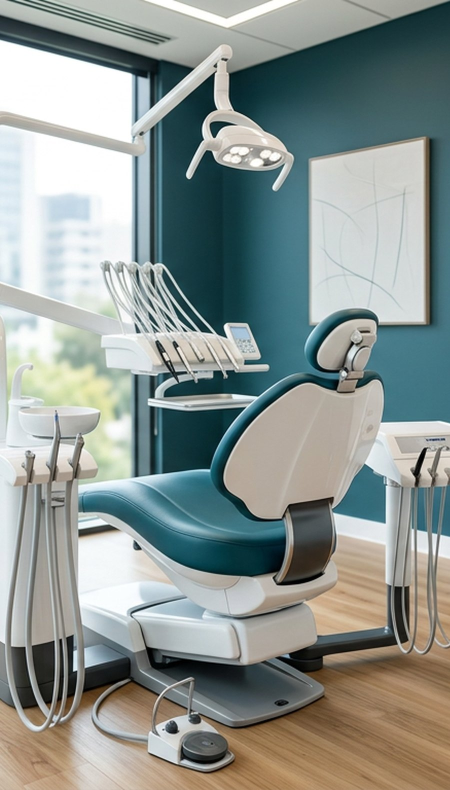
#> input picture clinic-hero.jpg, 900 x 1580 px, given in place of card_tooth_84_11.png, which was not available (shown at 1/2 size)
$ python build-info-card.py
#> lines starting #> are read from the running program, lines starting #| are printed output that depends on the picture
#!/usr/bin/env python3
# -*- coding: utf-8 -*-
"""
Dinç Diş Kliniği — bilgilendirme kartı görseli üreticisi
(Açık temalı, doğru Türkçe karakterlerle; PIL ile çizilir.)
Çalıştırma: python3 tools/build-info-card.py
"""
import os
from PIL import Image, ImageDraw, ImageFont

ROOT = os.path.dirname(os.path.dirname(os.path.abspath(__file__)))
FONT = "/home/user/.fonts/Manrope.ttf"
W, H = 900, 1200

TEAL_D = (7, 86, 106)
TEAL = (11, 110, 134)
TEAL_L = (14, 147, 172)
INK = (23, 60, 48)
MUTED = (92, 147, 163)


def font(size, weight):
    f = ImageFont.truetype(FONT, size)
    f.set_variation_by_name(weight)
    return f


def wrap(draw, text, fnt, max_w):
    words, lines, cur = text.split(), [], ""
    for w in words:
        t = (cur + " " + w).strip()
        if draw.textlength(t, font=fnt) <= max_w:
            cur = t
        else:
            if cur:
                lines.append(cur)
            cur = w
    if cur:
        lines.append(cur)
    return lines


def tooth(size, color):
    import cairosvg
    path = f"/tmp/card_tooth_{size}_{color[0]}.png"
    svg = ('<svg xmlns="http://www.w3.org/2000/svg" viewBox="0 0 24 24" width="24" height="24">'
           '<path d="M12 3.2c-1.9 0-3.2-.9-5-.9C4.5 2.3 3 4.1 3 6.9c0 2.2.9 3.8 1.5 5.3'
           '.6 1.4.9 3 1.1 4.7.2 1.5.5 3.3 1.6 3.3 1.2 0 1.4-1.6 1.7-3.3'
           '.3-1.6.6-2.8 2.1-2.8s1.8 1.2 2.1 2.8c.3 1.7.5 3.3 1.7 3.3'
           f'1.1 0 1.4-1.8 1.6-3.3.2-1.7.5-3.3 1.1-4.7C18.1 10.7 19 9.1 19 6.9'
           'c0-2.8-1.5-4.6-4-4.6-1.8 0-3.1.9-5 .9z" fill="#%02x%02x%02x"/></svg>' % color)
    cairosvg.svg2png(bytestring=svg.encode(), write_to=path, output_width=size, output_height=size)
    return Image.open(path).convert("RGBA")


def main():
    img = Image.new("RGB", (W, H), (255, 255, 255))
#> img: PIL image 900x1200 RGB; every value is 255
    d = ImageDraw.Draw(img)

    # yumuşak dikey degrade
    top, bot = (234, 247, 252), (255, 255, 255)
    for y in range(H):
        t = y / H
        d.line([(0, y), (W, y)], fill=(
            int(top[0] + (bot[0] - top[0]) * t ** 0.7),
            int(top[1] + (bot[1] - top[1]) * t ** 0.7),
            int(top[2] + (bot[2] - top[2]) * t ** 0.7)))

    # üst süsleme: turkuaz şerit + diş işareti
    d.rectangle([0, 0, W, 12], fill=TEAL)
    mark = tooth(84, TEAL)
    img.paste(mark, (72, 62), mark)
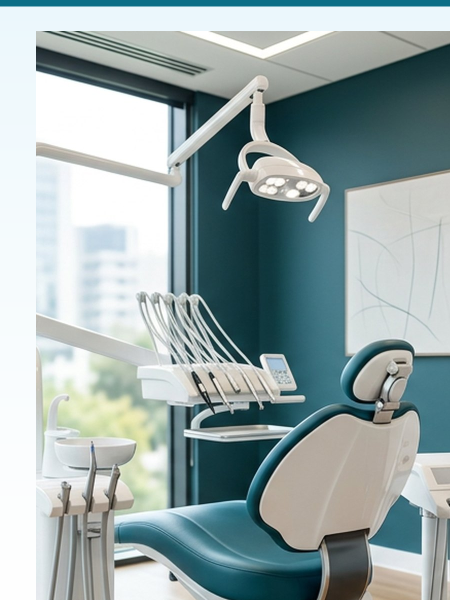
#> img: PIL image 900x1200 RGB (shown at 1/2 size); mean R, G, B 152.5, 168.2, 168.7

    f_h1 = font(50, "ExtraBold")
    f_sub = font(26, "Medium")
    f_head = font(30, "Bold")
    f_body = font(25, "Regular")
    f_small = font(21, "Medium")

    d.text((178, 62), "DİŞ AĞRISI", font=f_h1, fill=TEAL_D)
    d.text((180, 120), "Nedenleri ve evde rahatlama yöntemleri", font=f_sub, fill=MUTED)

    cards = [
        ("Nedenleri", "Çürük, diş eti iltihabı, mine hassasiyeti veya apse kaynaklı olabilir.", TEAL, 236),
        ("Evde rahatlama", "Ilık tuzlu su ile gargara, soğuk kompres ve ağrıyan bölgeye baskı yapmamak.", (14, 110, 172), 432),
        ("Ne zaman hekime?", "Ağrı 2 günden uzun sürüyor, şişlik veya ateş varsa vakit kaybetmeden gelin.", (11, 122, 106), 628),
    ]

    for title, text, color, y in cards:
        d.rounded_rectangle([72, y, W - 72, y + 168], radius=22, fill=(255, 255, 255),
                            outline=(220, 238, 245), width=2)
        d.rounded_rectangle([72, y, 84, y + 168], radius=6, fill=color)
        d.text((112, y + 26), title.upper(), font=f_head, fill=color)
        ty = y + 74
        for line in wrap(d, text, f_body, W - 72 - 150):
            d.text((112, ty), line, font=f_body, fill=(45, 74, 66))
            ty += 34

    # alt bilgi kutusu
    y0 = 862
    d.rounded_rectangle([72, y0, W - 72, y0 + 148], radius=22, fill=TEAL_D)
    d.text((112, y0 + 26), "DİNÇ DİŞ KLİNİĞİ", font=font(30, "ExtraBold"), fill=(255, 255, 255))
    d.text((112, y0 + 72), "0536 597 35 95 · Tepebağ Mah. Nalbant Halil Sok. No:21", font=f_small, fill=(170, 232, 245))
    d.text((112, y0 + 104), "Seyhan / Adana · Hafta içi 09:00–18:00 · Cumartesi 10:00–19:00", font=f_small, fill=(170, 232, 245))

    d.text((72, 1046), "Bu bilgiler genel bilgilendirme amaçlıdır, hekim muayenesinin yerini tutmaz.", font=font(19, "Regular"), fill=MUTED)
    d.text((72, 1100), "dinç diş kliniği", font=font(20, "SemiBold"), fill=(199, 224, 234))

    out = os.path.join(ROOT, "info-toothache.jpg")
    img.save(out, quality=92, optimize=True, progressive=True)
    print("✅", out)


if __name__ == "__main__":
#> (the run stopped early here; a loop or call above may not have finished)

$ run again, on doctor-photo.jpg
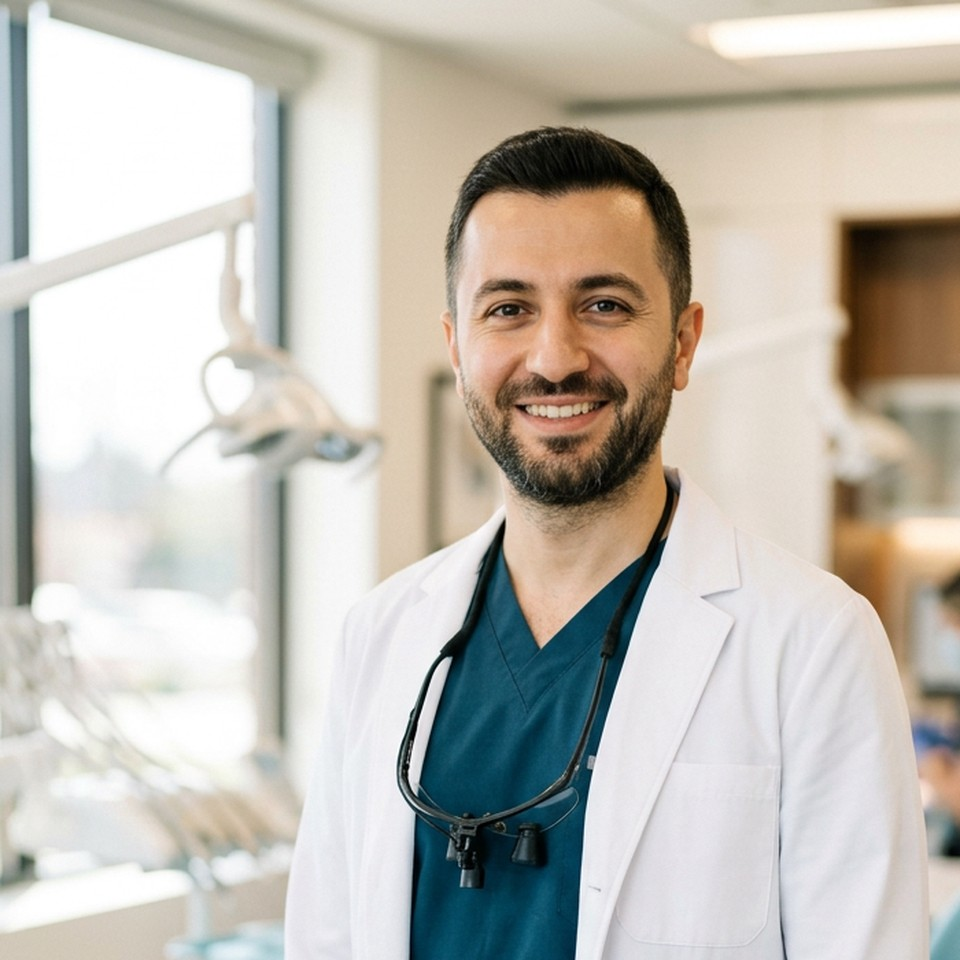
#> input picture doctor-photo.jpg, 960 x 960 px, given in place of card_tooth_84_11.png, which was not available
#> in main, `img.paste(mark, (72, 62), mark)`:
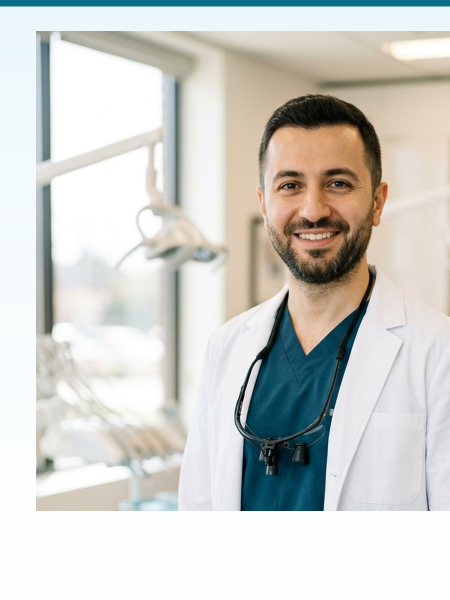
#> img: PIL image 900x1200 RGB (shown at 1/2 size); mean R, G, B 206.6, 206.7, 202.4

$ run again, on splash-1-space.jpg
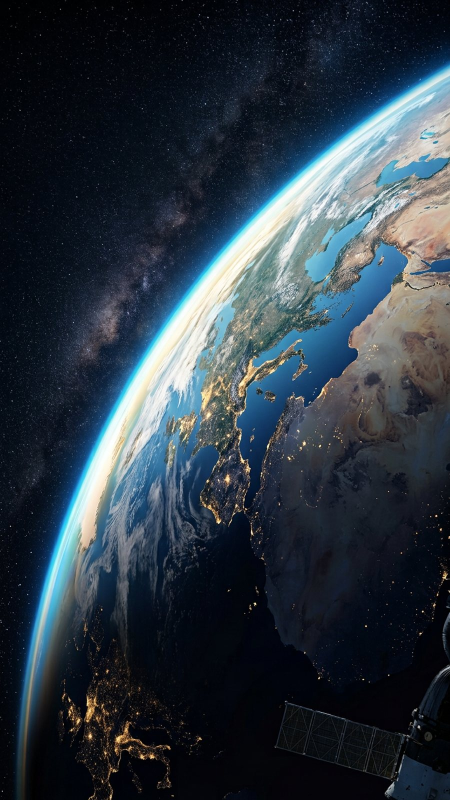
#> input picture splash-1-space.jpg, 900 x 1600 px, given in place of card_tooth_84_11.png, which was not available (shown at 1/2 size)
#> in main, `img.paste(mark, (72, 62), mark)`:
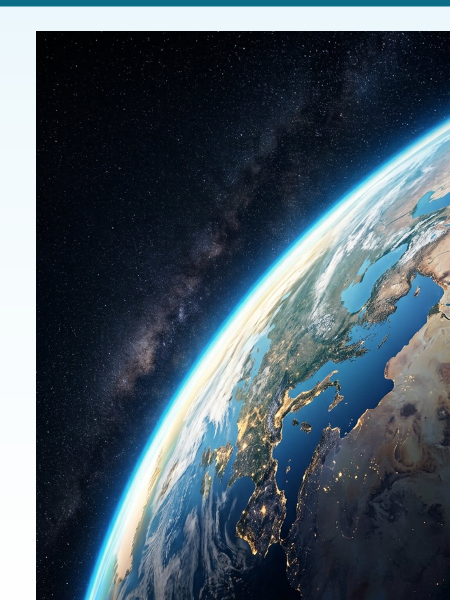
#> img: PIL image 900x1200 RGB (shown at 1/2 size); mean R, G, B 76.1, 90.7, 101.7
